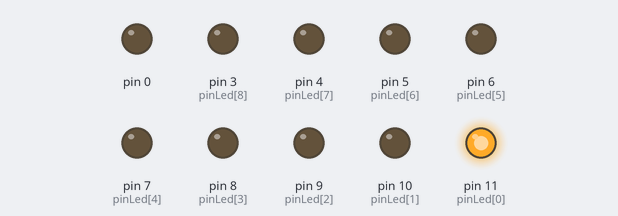
This sketch was run on a simulated Arduino Uno, built with avr-gcc and run on an emulated ATmega328P. On the bench: output pins drawn as LEDs (lit = HIGH).

Above: at 0.15 s.
At 1.05 s:
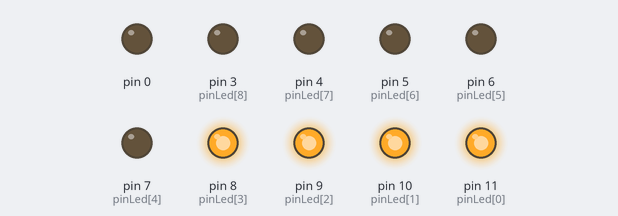
At 1.95 s:
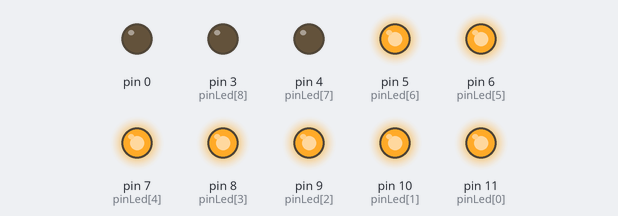
At 3.45 s:
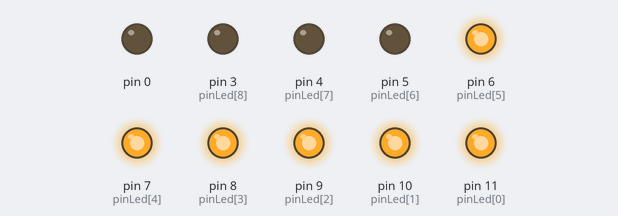
At 5.25 s:
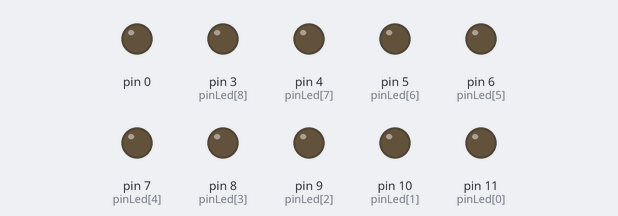
At 6.75 s:
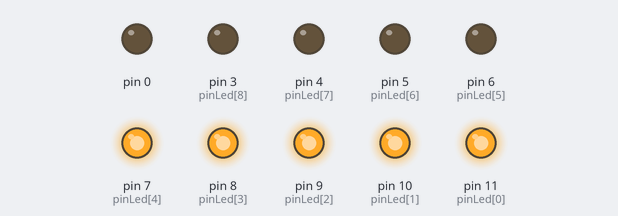
Timing chart, 0 to 7.0 s (numbered marks = the images above):
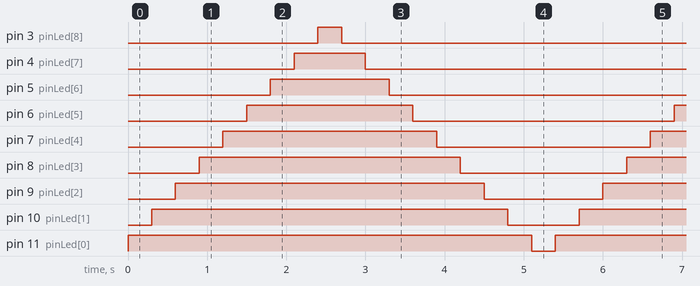

Measured:
- by itself, pin 3 (pinLed[8]): alternates HIGH for 0.30 s and LOW for 5.1 s
- by itself, pin 4 (pinLed[7]): alternates HIGH for 0.90 s and LOW for 4.5 s
- by itself, pin 5 (pinLed[6]): alternates HIGH for 1.5 s and LOW for 3.9 s
- by itself, pin 6 (pinLed[5]): alternates HIGH for 2.1 s and LOW for 3.3 s
- by itself, pin 7 (pinLed[4]): alternates HIGH for 2.7 s and LOW for 2.7 s
- by itself, pin 8 (pinLed[3]): alternates HIGH for 3.3 s and LOW for 2.1 s
- by itself, pin 9 (pinLed[2]): alternates HIGH for 3.9 s and LOW for 1.5 s
- by itself, pin 10 (pinLed[1]): alternates HIGH for 4.5 s and LOW for 0.90 s

The sketch:

led3.ino
```cpp
int pinLed[9] = {11,10,9,8,7,6,5,4,3};
int numLed;

void setup() {
  // put your setup code here, to run once:
  int x;

  for (x = 0; x <= 9; x++){
    pinMode(pinLed[x], OUTPUT);
  }
}

void loop() {
  // put your main code here, to run repeatedly:
  for (numLed = 0; numLed <= 8; numLed++){
    digitalWrite(pinLed[numLed], HIGH);
    delay(300);
  }

    for (numLed = 8; numLed >= 0 ; numLed--){
    digitalWrite(pinLed[numLed], LOW);
    delay(300);
  }
}
```
